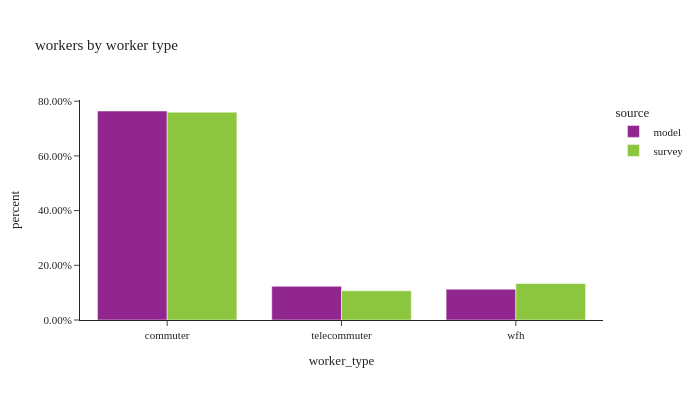

Source (notebook cell):
### Markdown cell above
## worker counts

### Code cell
# worker counts by worker type
df_worker_count = workers.groupby(['source','worker_type'])['pdexpfac']. \
    sum().reset_index()
df_worker_count['percent'] = df_worker_count.groupby(['source'], group_keys=False)['pdexpfac']. \
    apply(lambda x: x / float(x.sum()))

df_worker_count_ct = workers.groupby(['source','worker_type'])['pdexpfac'].count().reset_index(). \
    rename(columns={'pdexpfac':'sample count'})
df_worker_count = df_worker_count.merge(df_worker_count_ct, on=['source','worker_type']). \
    rename(columns={'pdexpfac':'total count'})
# df_worker_count_ct

fig = px.bar(df_worker_count.sort_values(by=['source']), x="worker_type", y="percent",
             color="source", barmode="group",hover_data=['sample count','total count'],
             title="workers by worker type")
fig.update_layout(height=400, width=700, font=dict(size=11),
                  yaxis_tickformat = '.2%')
fig.show()

### Figure 1 — Plotly figure (JSON) as saved in the notebook; plotly's stock layout.template omitted (floating-point values rounded to 4 significant figures)
{"data": [{"alignmentgroup": "True", "customdata": [[2086000.0, 1744000.0], [293100.0, 281400.0], [327000.0, 256800.0]], "hovertemplate": "source=model<br>worker_type=%{x}<br>percent=%{y}<br>sample count=%{customdata[0]}<br>total count=%{customdata[1]}<extra></extra>", "legendgroup": "model", "marker": {"color": "#91268F", "pattern": {"shape": ""}}, "name": "model", "offsetgroup": "model", "orientation": "v", "showlegend": true, "textposition": "auto", "type": "bar", "x": ["commuter", "telecommuter", "wfh"], "xaxis": "x", "y": [0.7641, 0.1233, 0.1125], "yaxis": "y"}, {"alignmentgroup": "True", "customdata": [[2056.0, 1212000.0], [742.0, 170000.0], [769.0, 212700.0]], "hovertemplate": "source=survey<br>worker_type=%{x}<br>percent=%{y}<br>sample count=%{customdata[0]}<br>total count=%{customdata[1]}<extra></extra>", "legendgroup": "survey", "marker": {"color": "#8CC63E", "pattern": {"shape": ""}}, "name": "survey", "offsetgroup": "survey", "orientation": "v", "showlegend": true, "textposition": "auto", "type": "bar", "x": ["commuter", "telecommuter", "wfh"], "xaxis": "x", "y": [0.76, 0.1066, 0.1334], "yaxis": "y"}], "layout": {"barmode": "group", "font": {"size": 11}, "height": 400, "legend": {"title": {"text": "source"}, "tracegroupgap": 0}, "title": {"text": "workers by worker type"}, "width": 700, "xaxis": {"anchor": "y", "domain": [0.0, 1.0], "title": {"text": "worker_type"}}, "yaxis": {"anchor": "x", "domain": [0.0, 1.0], "tickformat": ".2%", "title": {"text": "percent"}}}}
